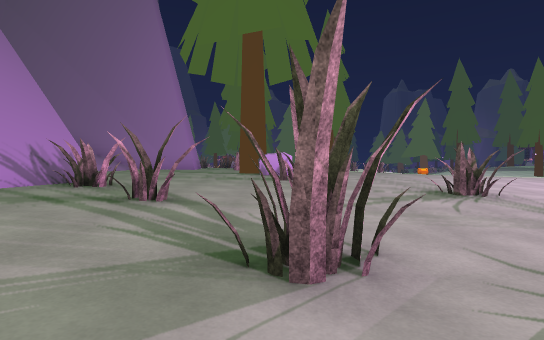
[1] (above)

17 first-person views from a walk through a 3-D level made in the Unity game engine. The camera is 1.2 m above the floor, looks level and sees 80° across. The floor is counted in squares, 2 m on a side. Each view is taken from the middle of a square. On the plan, view 1 faces up. The plan holds only what a view shows up to about 10 squares ahead; the rest is blank. The place goes on beyond the plan. The player character is not drawn. Some surface patterns are stand-ins.

[2]
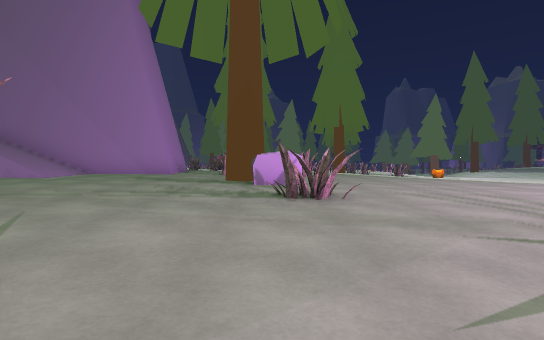

[3]
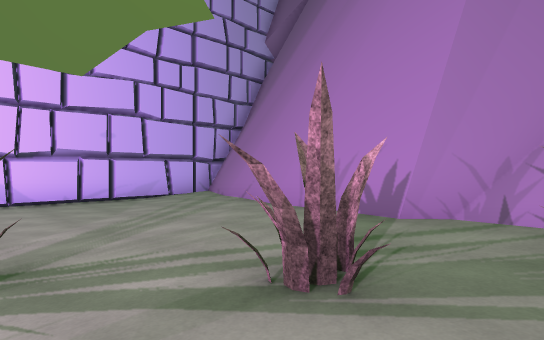

[4]
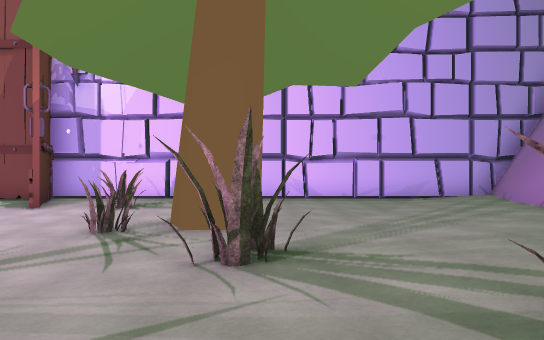

[5]
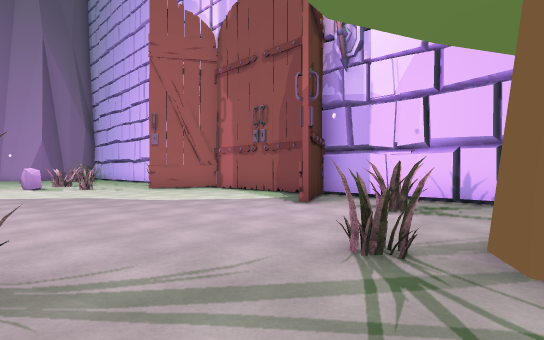

[6]
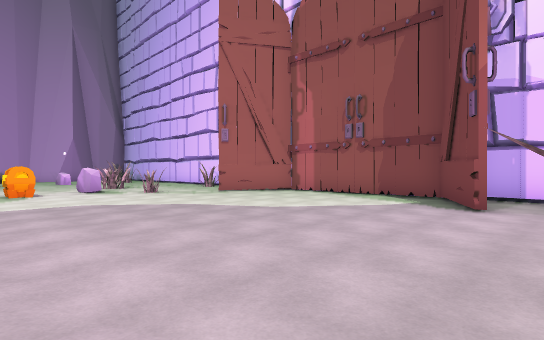

[7]
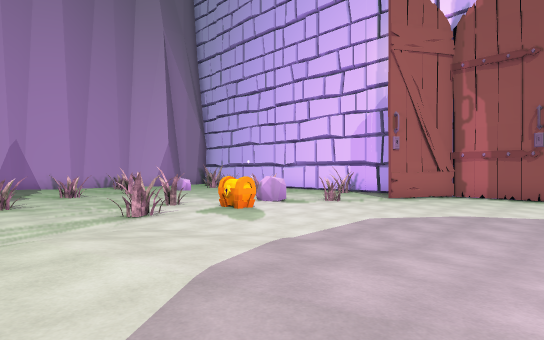

[8]
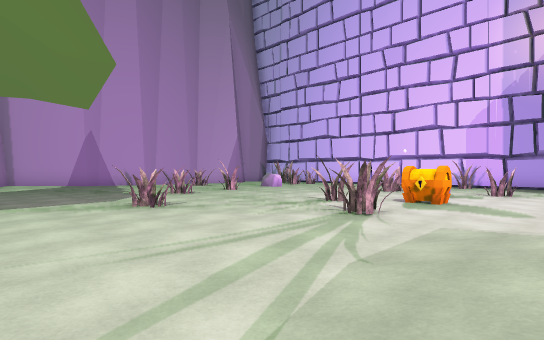

[9]
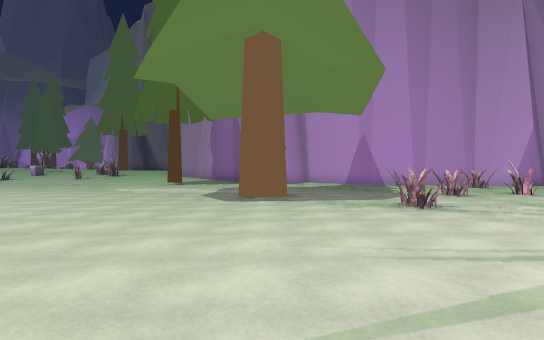

[10]
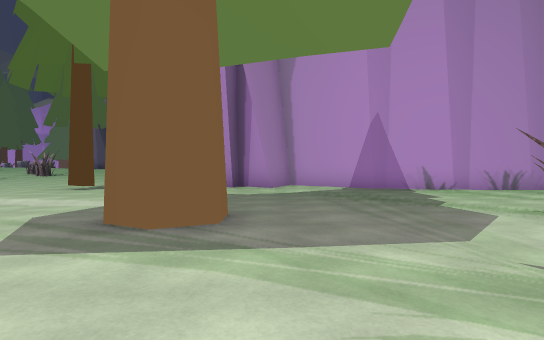

[11]
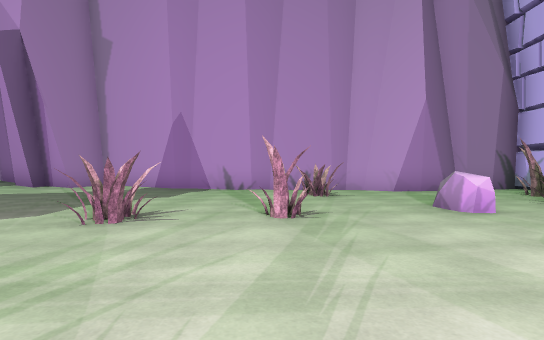

[12]
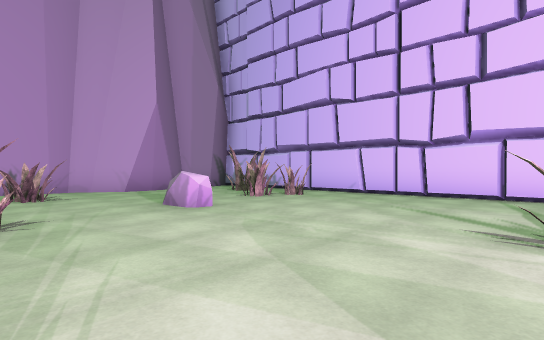

[13]
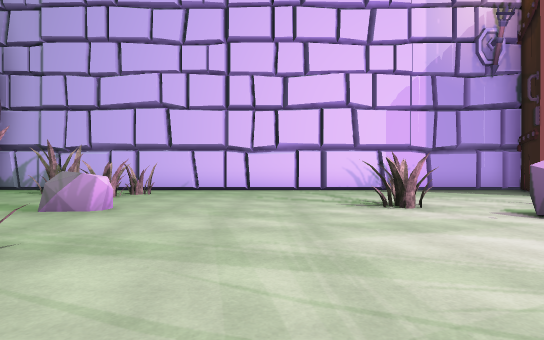

[14]
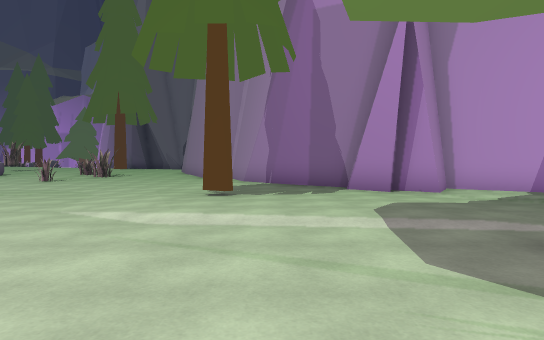

[15]
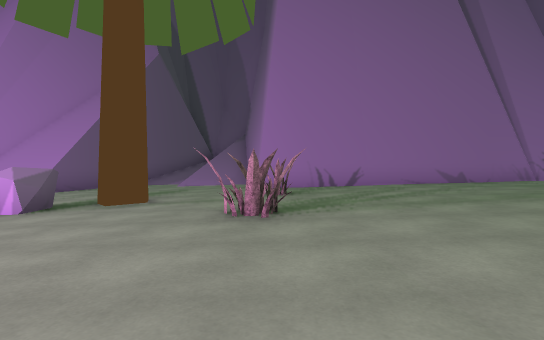

[16]
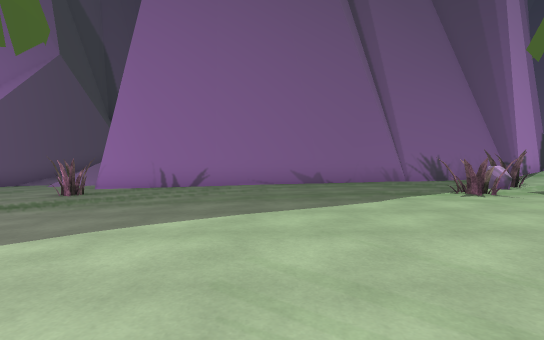

[17]
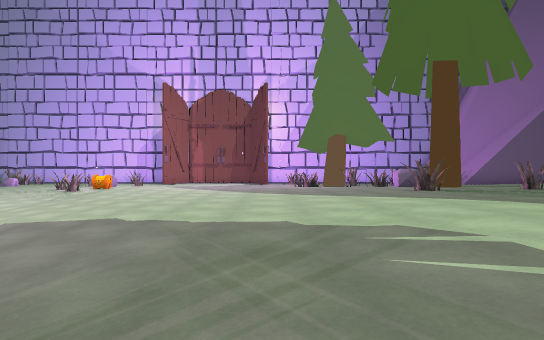

### Floor plan
Key: @ floor where view 1 was taken; # wall or solid block; . main floor; : floor 0.25 m higher than the main floor; + floor 0.5 m higher than the main floor; * floor 0.75 m higher than the main floor; % floor 1 m higher than the main floor; & floor 1.25 m higher than the main floor; $ floor 1.5 m higher than the main floor; / step, stairs or slope; = window, fence, low wall or low ledge; O other object.
Columns run from 7 left of view 1 to 29 right of it. Each row starts with its distance up from view 1.
 21   #$&&O&&   %
 20   #$$&&&&&  %/                    ...
 19   ##$$$&&&&%%//                  ....
 18    #$$&&&&&%%*//            ..  ....:
 17    #$&&&&&&%%*///          .........:
 16    #&&&&&&&%%**//         ........:::
 15    ##&&&&&&%%***//       .......:::::
 14    ##&&&&%%%%***///    .......:::O:::
 13   ###&O&O%%%%***+//   ........::::::#
 12 ###=&&%%%%%%%***+///..........:::::##
 11 ///&%%%%%%%%*****///........O.::::##
 10  //%%%O%%%%*****   /........O.....#
  9   %%%%%O*******    /..............##
  8    %%%*************//.............:#
  7   ##****O***// ***///....O........##
  6    #***++++//  //////.............#
  5    #O++++/O/   ////...O.....O.....#
  4    #++O+/////..........O..........#
  3    #+++///.O..........O.....O.....#
  2    #++/O........................O.#
  1   ##+//...............O...........#
  0   #+//.@OO..............O....O....#
 -1   #//...O............O............#
 -2  ##/.... .....................O...#
 -3  #:..... .O..#.....#.........O.O..#
 -4 ##:..... ....#.... #...O..........#
 -5 ###################################

Positions as (right, up) in squares from view 1, and headings:
1: (0, 0), facing up
2: (0, 3), facing up
3: (0, 5), facing down-left
4: (0, 5), facing down
5: (1, 3), facing down-right
6: (4, 4), facing down-right
7: (8, 8), facing down-right
8: (12, 10), facing down-right
9: (12, 10), facing right
10: (17, 9), facing right
11: (17, 3), facing right
12: (17, 3), facing down-right
13: (19, 5), facing down
14: (19, 13), facing right
15: (5, 13), facing left
16: (5, 17), facing left
17: (5, 21), facing down
